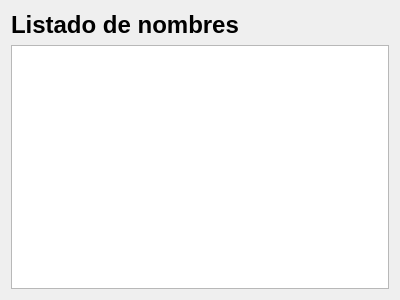
<?xml version="1.0" encoding="UTF-8"?>
<ui version="4.0">
 <class>winAuxiliar</class>
 <widget class="QDialog" name="winAuxiliar">
  <property name="geometry">
   <rect>
    <x>0</x>
    <y>0</y>
    <width>400</width>
    <height>300</height>
   </rect>
  </property>
  <property name="font">
   <font>
    <pointsize>18</pointsize>
    <bold>true</bold>
   </font>
  </property>
  <property name="windowTitle">
   <string>Dialog</string>
  </property>
  <layout class="QVBoxLayout" name="verticalLayout">
   <item>
    <widget class="QLabel" name="label">
     <property name="text">
      <string>Listado de nombres</string>
     </property>
    </widget>
   </item>
   <item>
    <widget class="QListWidget" name="listNombres">
     <property name="alternatingRowColors">
      <bool>true</bool>
     </property>
     <property name="selectionBehavior">
      <enum>QAbstractItemView::SelectionBehavior::SelectRows</enum>
     </property>
     <property name="verticalScrollMode">
      <enum>QAbstractItemView::ScrollMode::ScrollPerPixel</enum>
     </property>
     <property name="horizontalScrollMode">
      <enum>QAbstractItemView::ScrollMode::ScrollPerPixel</enum>
     </property>
     <property name="movement">
      <enum>QListView::Movement::Free</enum>
     </property>
    </widget>
   </item>
  </layout>
 </widget>
 <resources/>
 <connections/>
</ui>
